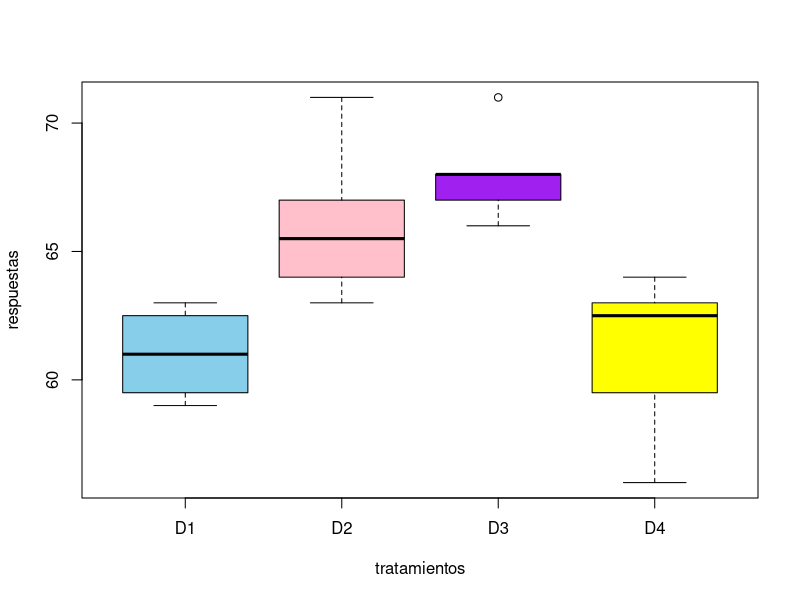

This figure's R source: (Note: this script raises an error after producing the figure.)
#Para comparar cuatro dietas D 1 , D 2 , D 3 y D 4 , respecto a su influencia
#en el tiempo de coagulación de la sangre, se seleccionaron 24 animales y
#cada un recibió aleatoriamente una de las dietas. Los datos se muestran a
#continuación

#Hacer un diseño totalmente aleotarizado y Annova para comprobar hipotesis

# D1 = {61, 60, 63, 59}
# D2 = {63, 67, 71, 64, 65, 66}
# D3 = {68, 66, 71, 67, 68, 68}
# D4 = {56, 62, 60, 63, 63, 64, 63, 59}

#El diseño completamente aleorizado permite asignar de forma aleaotoria un tratamiento y evitar el sesgo de asignacion
#sesgo de asignacion.


tratamientos=rep(c("D1","D2","D3","D4"),c(4,6,6,8)) 
tratamientos
length(tratamientos) #Para indicar el numero de datos coompilados en la tablas, ademas para ver si el comando esta bien 
respuestas= c(62,60,63,59,
              63,67,71,64,65,66,
              68,66,71,67,68,68,
              56,62,60,63,63,64,63,59) #Los datos son separados para que se vean ordenados
length(respuestas)
datosdietas=data.frame(tratamientos,respuestas) #Une la tabla #caja es frame
datosdietas #Sale la tabla de datos
attach(datosdietas) #Para trabajar con cada uno por separdo la columna 
boxplot(respuestas~tratamientos,data=datosdietas, col=c("skyblue","pink","purple","yellow"))

#SUPUESTOS -diagnosticos
residualesd=residuals(modelodietas)
residualesd

#Normalidad
#Gráficos
par(mfrow=c(1,2))#División plano
plot(density(residualesd))
plot(modelodietas,which=2) #Grafico cuantil cuantil
#Los graficos ayudan en la coclusión del anova, sin embargo hace falta una prueba de hipotesis
dev.off()

#Prueba de normalidad
shapiro.test(residualesd)
#No rechazo H, acepto H
#Hay normalidad

#Supuesto de Homocedasticidad
#Gráfico
plot(modelodietas,which=1) #No hay embudos
install.packages("car")

#Test de Bartlett
bartlett.test(respuestas~tratamientos,data=datosdietas)
#Hay homocedasticidad, no rechazo H

#Independencia (Supuesto)
plot(1:24,residualesd,pch=8)

#ANOVA
modelodietas=aov(respuestas~tratamientos,data=datosdietas)
summary(modelodietas)

#Interpretacion anova
#los tratamientos o las dietas si tienen efecto en la variable respuesta que es el tiempo de coagulación 
